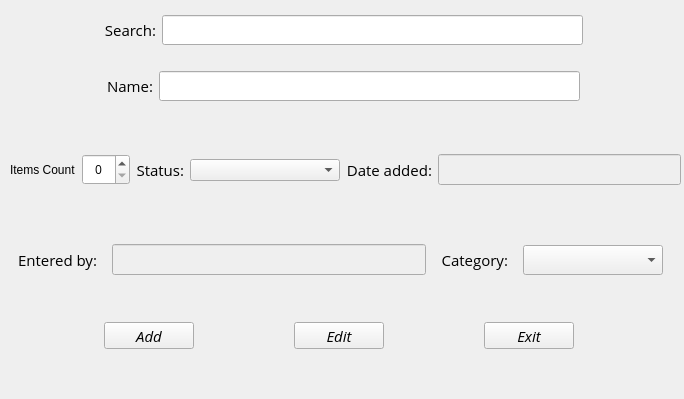
<?xml version="1.0" encoding="UTF-8"?>
<ui version="4.0">
 <class>add_items_into_inventory_widget</class>
 <widget class="QWidget" name="add_items_into_inventory_widget">
  <property name="geometry">
   <rect>
    <x>0</x>
    <y>0</y>
    <width>684</width>
    <height>399</height>
   </rect>
  </property>
  <property name="minimumSize">
   <size>
    <width>684</width>
    <height>399</height>
   </size>
  </property>
  <property name="maximumSize">
   <size>
    <width>684</width>
    <height>399</height>
   </size>
  </property>
  <property name="windowTitle">
   <string>Add items into the inventory</string>
  </property>
  <widget class="QWidget" name="formLayoutWidget">
   <property name="geometry">
    <rect>
     <x>0</x>
     <y>9</y>
     <width>681</width>
     <height>41</height>
    </rect>
   </property>
   <layout class="QFormLayout" name="formLayout">
    <property name="fieldGrowthPolicy">
     <enum>QFormLayout::ExpandingFieldsGrow</enum>
    </property>
    <property name="labelAlignment">
     <set>Qt::AlignCenter</set>
    </property>
    <property name="formAlignment">
     <set>Qt::AlignCenter</set>
    </property>
    <item row="0" column="0">
     <widget class="QLabel" name="search_by_label">
      <property name="font">
       <font>
        <family>Open Sans</family>
        <pointsize>11</pointsize>
       </font>
      </property>
      <property name="text">
       <string>Search:</string>
      </property>
      <property name="alignment">
       <set>Qt::AlignRight|Qt::AlignTrailing|Qt::AlignVCenter</set>
      </property>
     </widget>
    </item>
    <item row="0" column="1">
     <widget class="QLineEdit" name="search_for_items_lineEdit">
      <property name="maximumSize">
       <size>
        <width>421</width>
        <height>31</height>
       </size>
      </property>
      <property name="font">
       <font>
        <family>Open Sans</family>
        <pointsize>11</pointsize>
       </font>
      </property>
     </widget>
    </item>
   </layout>
  </widget>
  <widget class="QWidget" name="formLayoutWidget_2">
   <property name="geometry">
    <rect>
     <x>0</x>
     <y>60</y>
     <width>681</width>
     <height>51</height>
    </rect>
   </property>
   <layout class="QFormLayout" name="formLayout_2">
    <property name="fieldGrowthPolicy">
     <enum>QFormLayout::ExpandingFieldsGrow</enum>
    </property>
    <property name="labelAlignment">
     <set>Qt::AlignCenter</set>
    </property>
    <property name="formAlignment">
     <set>Qt::AlignCenter</set>
    </property>
    <item row="0" column="0">
     <widget class="QLabel" name="Name_of_item_label">
      <property name="font">
       <font>
        <family>Open Sans</family>
        <pointsize>11</pointsize>
       </font>
      </property>
      <property name="text">
       <string>Name:</string>
      </property>
      <property name="alignment">
       <set>Qt::AlignRight|Qt::AlignTrailing|Qt::AlignVCenter</set>
      </property>
     </widget>
    </item>
    <item row="0" column="1">
     <widget class="QLineEdit" name="name_of_item_lineEdit">
      <property name="maximumSize">
       <size>
        <width>421</width>
        <height>31</height>
       </size>
      </property>
      <property name="font">
       <font>
        <family>Open Sans</family>
        <pointsize>11</pointsize>
       </font>
      </property>
     </widget>
    </item>
   </layout>
  </widget>
  <widget class="QWidget" name="horizontalLayoutWidget">
   <property name="geometry">
    <rect>
     <x>10</x>
     <y>130</y>
     <width>671</width>
     <height>80</height>
    </rect>
   </property>
   <layout class="QHBoxLayout" name="horizontalLayout_3">
    <item>
     <widget class="QLabel" name="items_count_label">
      <property name="text">
       <string>Items Count</string>
      </property>
     </widget>
    </item>
    <item>
     <widget class="QSpinBox" name="items_count_spinBox">
      <property name="maximumSize">
       <size>
        <width>51</width>
        <height>31</height>
       </size>
      </property>
      <property name="font">
       <font>
        <family>Open Sans</family>
       </font>
      </property>
      <property name="alignment">
       <set>Qt::AlignCenter</set>
      </property>
      <property name="maximum">
       <number>999</number>
      </property>
     </widget>
    </item>
    <item>
     <widget class="QLabel" name="status_label">
      <property name="font">
       <font>
        <family>Open Sans</family>
        <pointsize>11</pointsize>
       </font>
      </property>
      <property name="text">
       <string>Status:</string>
      </property>
      <property name="alignment">
       <set>Qt::AlignRight|Qt::AlignTrailing|Qt::AlignVCenter</set>
      </property>
     </widget>
    </item>
    <item>
     <widget class="QComboBox" name="status_comboBox">
      <property name="minimumSize">
       <size>
        <width>150</width>
        <height>0</height>
       </size>
      </property>
      <property name="sizeAdjustPolicy">
       <enum>QComboBox::AdjustToContentsOnFirstShow</enum>
      </property>
     </widget>
    </item>
    <item>
     <widget class="QLabel" name="date_added_label">
      <property name="font">
       <font>
        <family>Open Sans</family>
        <pointsize>11</pointsize>
       </font>
      </property>
      <property name="text">
       <string>Date added:</string>
      </property>
      <property name="alignment">
       <set>Qt::AlignRight|Qt::AlignTrailing|Qt::AlignVCenter</set>
      </property>
     </widget>
    </item>
    <item>
     <widget class="QLineEdit" name="date_added_lineEdit">
      <property name="enabled">
       <bool>false</bool>
      </property>
      <property name="maximumSize">
       <size>
        <width>421</width>
        <height>31</height>
       </size>
      </property>
      <property name="font">
       <font>
        <family>Open Sans</family>
        <pointsize>11</pointsize>
       </font>
      </property>
     </widget>
    </item>
   </layout>
  </widget>
  <widget class="QWidget" name="horizontalLayoutWidget_2">
   <property name="geometry">
    <rect>
     <x>10</x>
     <y>220</y>
     <width>661</width>
     <height>80</height>
    </rect>
   </property>
   <layout class="QHBoxLayout" name="horizontalLayout_4">
    <property name="spacing">
     <number>15</number>
    </property>
    <property name="sizeConstraint">
     <enum>QLayout::SetDefaultConstraint</enum>
    </property>
    <property name="leftMargin">
     <number>8</number>
    </property>
    <property name="topMargin">
     <number>8</number>
    </property>
    <property name="rightMargin">
     <number>8</number>
    </property>
    <property name="bottomMargin">
     <number>8</number>
    </property>
    <item>
     <widget class="QLabel" name="entered_by_label">
      <property name="font">
       <font>
        <family>Open Sans</family>
        <pointsize>11</pointsize>
       </font>
      </property>
      <property name="text">
       <string>Entered by:</string>
      </property>
      <property name="alignment">
       <set>Qt::AlignRight|Qt::AlignTrailing|Qt::AlignVCenter</set>
      </property>
     </widget>
    </item>
    <item>
     <widget class="QLineEdit" name="entered_by_lineEdit">
      <property name="enabled">
       <bool>false</bool>
      </property>
      <property name="maximumSize">
       <size>
        <width>338</width>
        <height>31</height>
       </size>
      </property>
      <property name="font">
       <font>
        <family>Open Sans</family>
        <pointsize>11</pointsize>
       </font>
      </property>
     </widget>
    </item>
    <item>
     <widget class="QLabel" name="category_label">
      <property name="font">
       <font>
        <family>Open Sans</family>
        <pointsize>11</pointsize>
       </font>
      </property>
      <property name="text">
       <string>Category:</string>
      </property>
      <property name="alignment">
       <set>Qt::AlignRight|Qt::AlignTrailing|Qt::AlignVCenter</set>
      </property>
     </widget>
    </item>
    <item>
     <widget class="QComboBox" name="category_comboBox">
      <property name="minimumSize">
       <size>
        <width>140</width>
        <height>28</height>
       </size>
      </property>
      <property name="font">
       <font>
        <family>Open Sans</family>
        <pointsize>11</pointsize>
       </font>
      </property>
      <property name="currentText">
       <string/>
      </property>
     </widget>
    </item>
   </layout>
  </widget>
  <widget class="QWidget" name="gridLayoutWidget">
   <property name="geometry">
    <rect>
     <x>10</x>
     <y>310</y>
     <width>661</width>
     <height>51</height>
    </rect>
   </property>
   <layout class="QGridLayout" name="gridLayout_4">
    <item row="0" column="0">
     <widget class="QPushButton" name="add_item_pushButton">
      <property name="maximumSize">
       <size>
        <width>90</width>
        <height>27</height>
       </size>
      </property>
      <property name="font">
       <font>
        <family>Open Sans</family>
        <pointsize>11</pointsize>
        <italic>true</italic>
       </font>
      </property>
      <property name="text">
       <string>Add</string>
      </property>
     </widget>
    </item>
    <item row="0" column="3">
     <widget class="QPushButton" name="exit_pushButton">
      <property name="maximumSize">
       <size>
        <width>90</width>
        <height>27</height>
       </size>
      </property>
      <property name="font">
       <font>
        <family>Open Sans</family>
        <pointsize>11</pointsize>
        <italic>true</italic>
       </font>
      </property>
      <property name="text">
       <string>Exit</string>
      </property>
     </widget>
    </item>
    <item row="0" column="1">
     <widget class="QPushButton" name="edit_pushButton">
      <property name="maximumSize">
       <size>
        <width>90</width>
        <height>27</height>
       </size>
      </property>
      <property name="font">
       <font>
        <family>Open Sans</family>
        <pointsize>11</pointsize>
        <italic>true</italic>
       </font>
      </property>
      <property name="text">
       <string>Edit</string>
      </property>
     </widget>
    </item>
   </layout>
  </widget>
 </widget>
 <resources/>
 <connections/>
</ui>
